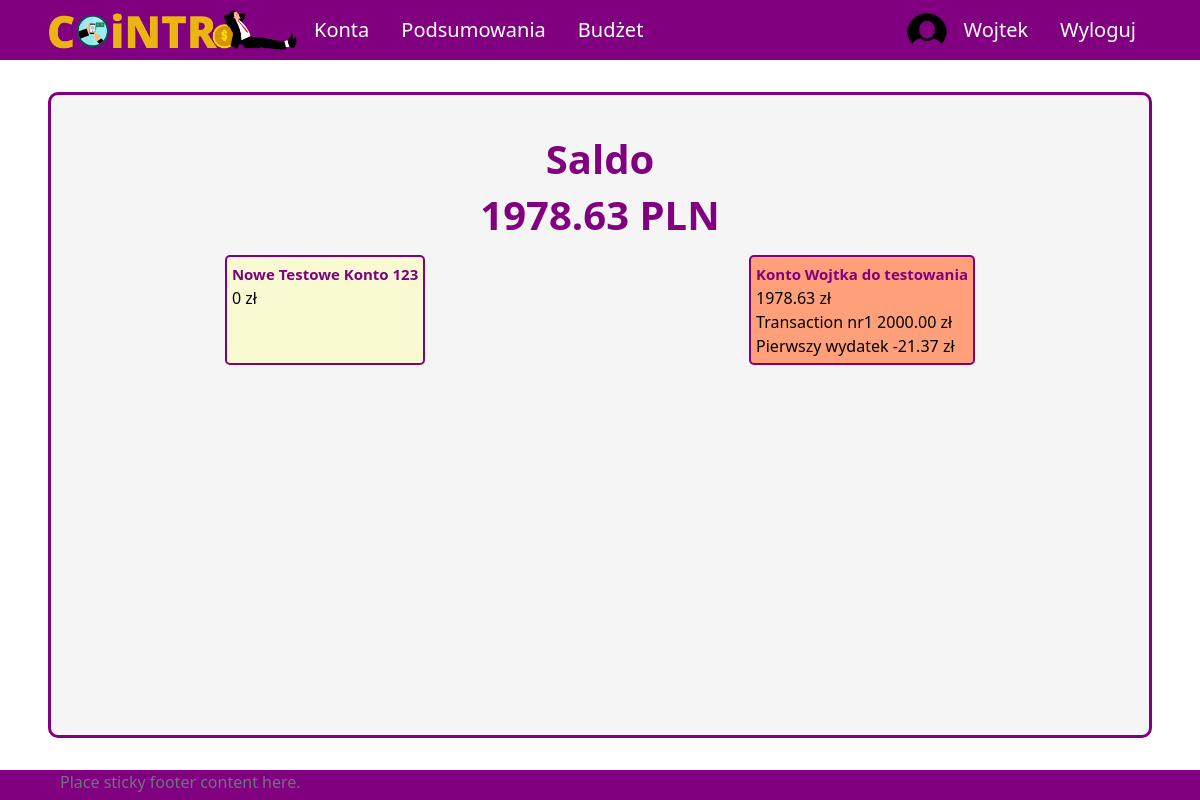
Before: / (signed in) with the older database file.
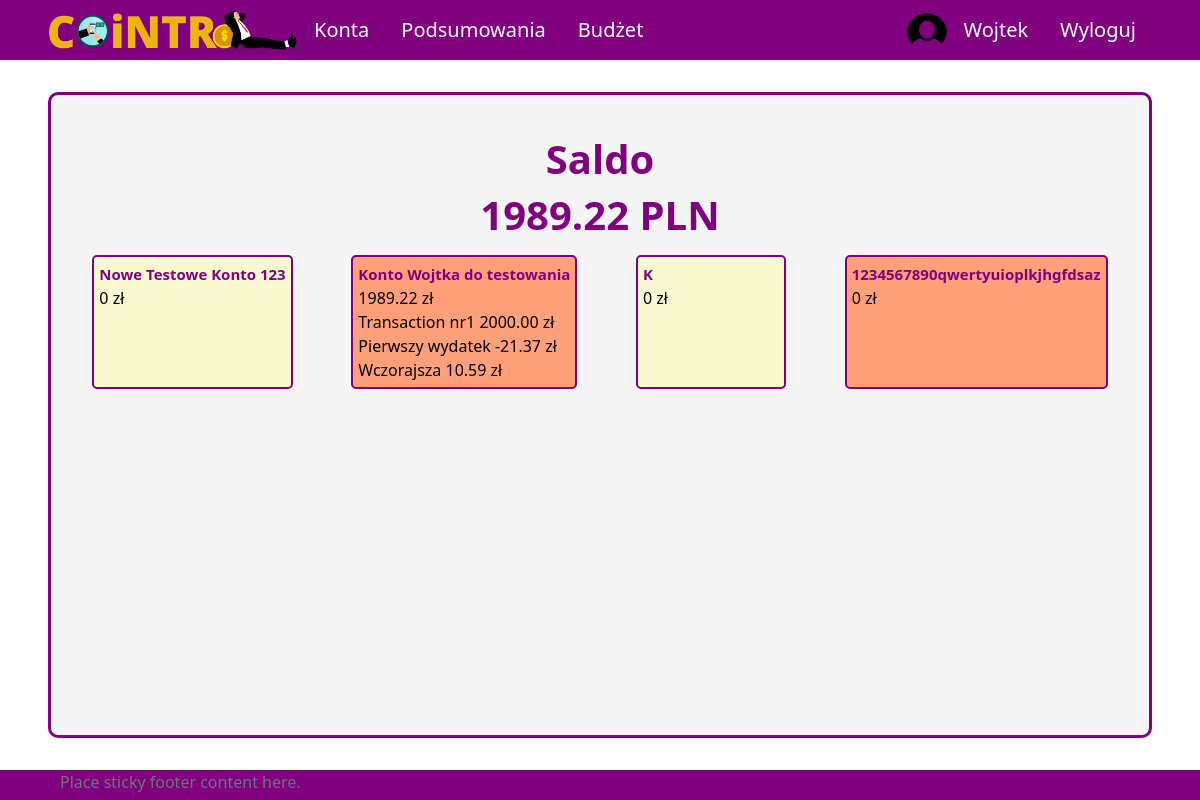
After: the same page with the newer database file.
### aplication/models.py (models this page shows, shortened)
class Account(models.Model):
    owner = models.ForeignKey(Profile, null=True, blank=True, on_delete=models.CASCADE)
    name = models.CharField(max_length=30)
    is_shared = models.BooleanField(default=False)
    id = models.UUIDField(default=uuid.uuid4, unique=True,
                            primary_key=True, editable=False)
    def __str__(self):
        return self.name
    def calculate_balance(self):
        balance = 0
        transactions = Transaction.objects.filter(id_account=self)
        for transaction in transactions:
            balance += transaction.converted_amount
        return balance
    def transactions(self):
        return Transaction.objects.filter(id_account=self).order_by('-transaction_date')

class Transaction(models.Model):
    id_account = models.ForeignKey(Account, on_delete=models.CASCADE)
    id_user = models.ForeignKey(Profile, on_delete=models.SET_NULL, null=True) #konto z którego dokonano transakcji zostało usunięte ale transakcja ma pozostać
    id_subcategory = models.ForeignKey(Subcategory, on_delete=models.SET_NULL, null=True) #umozliwienie usuniecia kategorii i podkategorii bez usuniecia transakcji
    name = models.CharField(max_length=50)
    is_periodic = models.BooleanField(default=False)
    amount = models.DecimalField(max_digits=10, decimal_places=2)
    converted_amount = models.DecimalField(max_digits=10, decimal_places=2)
    transaction_date = models.DateField()
    description = models.CharField(max_length=255, blank=True, null=True)
    id = models.UUIDField(default=uuid.uuid4, unique=True,
                            primary_key=True, editable=False)

### aplication/views.py (the view)
# urls.py: 2. Add a URL to urlpatterns:  path('', views.home, name='home')
def home(request):
    if request.user.is_authenticated:
        balance = 0
        acc = Account.objects.filter(owner=request.user.profile)
        for a in acc:
            balance += a.calculate_balance()
        context = {
            "accounts": acc,
            'profile_balance': balance
        }
        return render(request, 'application/home-login.html', context)
    else:
        return render(request, 'application/home-logout.html')

### templates/application/home-login.html (shortened to what this page needs)
{% extends 'application/base.html' %}
{% block content %}
    <div class="title">
        <h1>Saldo</h1>
        <h1>{{ profile_balance }} PLN</h1>
    </div>
    <div class="content tiles">
        {% for acc in accounts %}
            <div class="account">
                <span class="name"><a href="{% url 'account' pk=acc.id %}">{{ acc }}</a></span>
                <span class="balance">{{ acc.calculate_balance }} zł</span>
                {% for tr in acc.transactions %}
                    <div class="transaction">
                        <span class="name">{{ tr.name }}</span>
                        <span class="amount">{{ tr.amount }} zł</span>
                    </div>
                {% endfor %}
            </div>
        {% endfor %}
    </div>
{% endblock  %}

### templates/application/base.html (shortened to what this page needs)
{%load static%}
<!DOCTYPE html>
<html lang="pl">
<head>
    <link href="https://cdn.jsdelivr.net/npm/bootstrap@5.2.2/dist/css/bootstrap.min.css" rel="stylesheet">
    <link rel="stylesheet" type="text/css" href="{% static 'css/style.css' %}">
</head>
<body>
    <nav class="nav">
        {% if user.is_authenticated %}
        <ul class="nav justify-content-start">
            <li class="nav-item"><a id="logo-link" class="nav-link" href="{% url 'home' %}">
                <img id="app-logo" src="{% static 'images/logo.png' %}">
            </a>
            <li class="nav-item"><a class="nav-link" href="{% url 'all-accounts' %}">Konta</a></li>
            <li class="nav-item"><a class="nav-link" href="#">Podsumowania</a></li>
            <li class="nav-item"><a class="nav-link" href="#">Budżet</a></li>
        </ul>
        <ul class="nav justify-content-end">
            <img src="{% static 'images/circle_user_image.png' %}", style="border-radius: 50%; width: 40px;">
            <li class="nav-item"><a class="nav-link" href="{% url 'profile' %}">{{ user.username }}</a></li>
            <li class="nav-item"><a class="nav-link" href="{% url 'logout' %}">Wyloguj</a></li>
        </ul>
        {% endif %}
    </nav>
    <div id = "site-content">
        {% block content %}
        {% endblock %}
    </div>
    <footer class="footer">
        <div class="container">
            <span class="text-muted">Place sticky footer content here.</span>
        </div>
    </footer>
</body>
</html>

### aplication/static/css/style.css (style rules this page uses)
body { background-color: white; color: black; }
a.nav-link { color: white; font-size: 20px; }
ul.nav { align-items: center; }
nav.nav { height: 60px; background-color: purple; justify-content: space-between; padding-left: 4vw; padding-right: 4vw; }
#logo-link { padding: 0; }
#app-logo { width: 250px; }
#site-content { min-height: calc(100vh - 60px - 8vh - 30px); margin-top: 4vh; margin-bottom: 4vh; margin-left: 4vw; margin-right: 4vw; border: 3px solid purple; border-radius: 10px; background-color: whitesmoke; }
div.title { padding-top: 5vh; display: flex; align-items: center; flex-direction: column; }
div.title h1 { color: purple; font-size: 40px; font-weight: bold; }
div.content { padding-left: 1vw; padding-right: 1vw; }
div.tiles { display: flex; flex-wrap: wrap; justify-content: space-around; }
div.account { margin-top: 1vh; margin-bottom: 1vh; margin-left: 1vw; margin-right: 1vw; padding: 5px; border: 2px solid purple; border-radius: 5px; background-color: lightgoldenrodyellow; min-width: 150px; display: flex; flex-direction: column; }
div.account:nth-child(even) { background-color: lightsalmon; }
div.account > span.name > a { font-weight: bold; font-size: 15px; color: purple; text-decoration: none; }
footer { height: 30px; background-color: purple; justify-content: space-between; padding-left: 4vw; padding-right: 4vw; }

Changed rows visible on the page:
computed for Account "Konto Wojtka do testowania": calculate_balance "1978.63" → "1989.22"
added Transaction: name "Wczorajsza", amount "10.59", shown under Account "Konto Wojtka do testowania"
added Account: name "K", calculate_balance "0"
added Account: name "1234567890qwertyuioplkjhgfdsaz", calculate_balance "0"
Other visible differences:
{{ profile_balance }}: "1978.63" → "1989.22"
